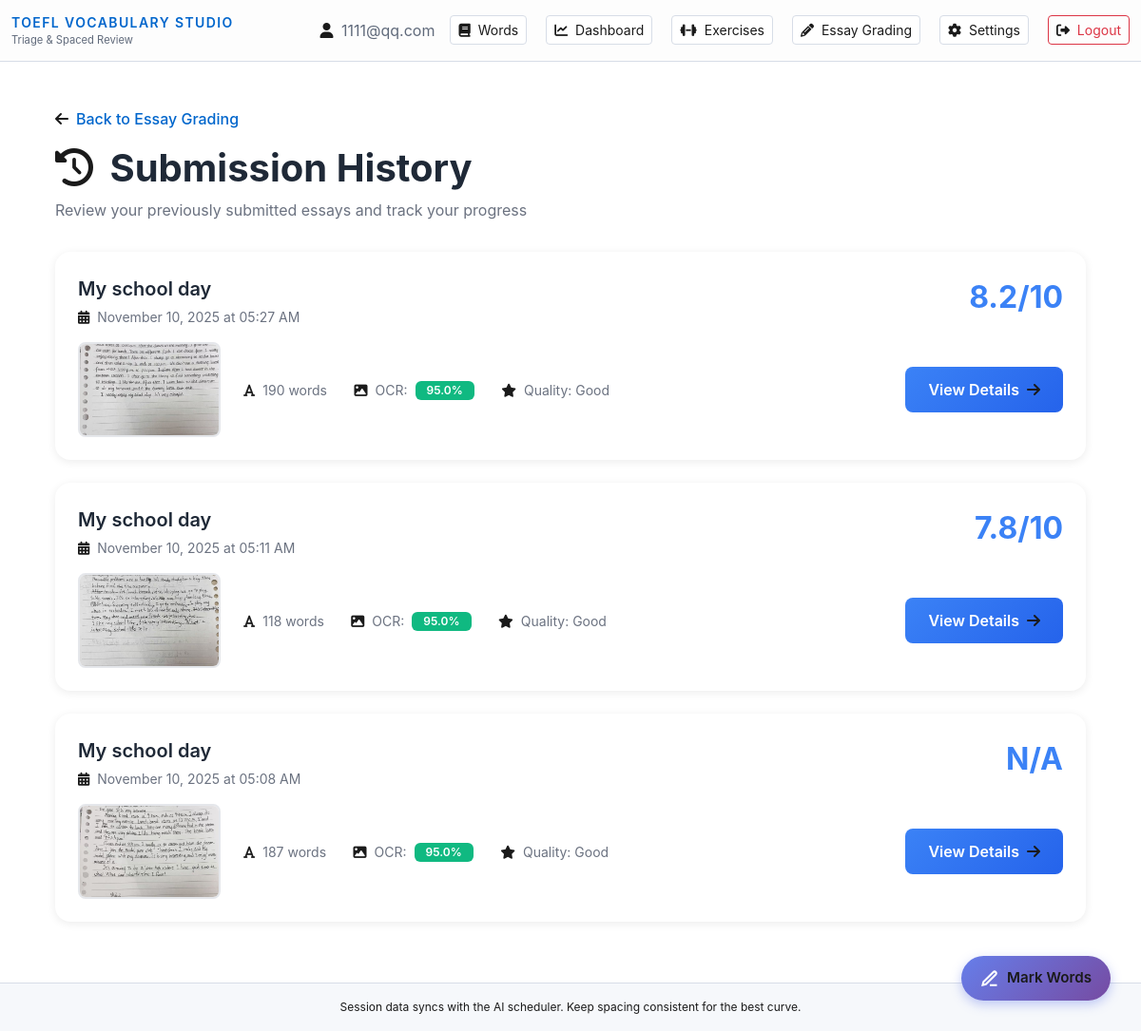
/essay-grading/history (signed in), run on the app's committed database.
### models.py (models this page shows, shortened)
class User(db.Model):
    __tablename__ = 'users'
    id = db.Column(db.Integer, primary_key=True, index=True)
    email = db.Column(db.String(255), unique=True, index=True, nullable=False)
    password_hash = db.Column(db.String(255), nullable=False)
    daily_goal = db.Column(db.Integer, default=20, nullable=False)
    created_at = db.Column(db.DateTime(timezone=True), default=utcnow, nullable=False)
    words = db.relationship('UserWord', back_populates='user', cascade='all, delete-orphan')
    reviews = db.relationship('ReviewLog', back_populates='user', cascade='all, delete-orphan')

class EssaySubmission(db.Model):
    __tablename__ = 'essay_submissions'
    id = db.Column(db.Integer, primary_key=True)
    user_id = db.Column(db.Integer, db.ForeignKey('users.id', ondelete='CASCADE'), nullable=False)
    topic = db.Column(db.Text, nullable=True)  # User-provided topic
    image_url = db.Column(db.String(500), nullable=False)  # Path to uploaded image
    extracted_text = db.Column(db.Text, nullable=False)  # OCR-extracted text
    ocr_confidence = db.Column(db.Float, nullable=True)  # OCR confidence score (0-1)
    word_count = db.Column(db.Integer, nullable=True)
    image_quality = db.Column(db.String(50), nullable=True)  # 'excellent', 'good', 'fair', 'poor'
    legibility_score = db.Column(db.Float, nullable=True)  # 0-1
    created_at = db.Column(db.DateTime(timezone=True), default=utcnow, nullable=False)
    user = db.relationship('User', backref='essay_submissions')
    grading = db.relationship('EssayGrading', back_populates='submission', uselist=False, cascade='all, delete-orphan')

class EssayGrading(db.Model):
    __tablename__ = 'essay_gradings'
    id = db.Column(db.Integer, primary_key=True)
    submission_id = db.Column(db.Integer, db.ForeignKey('essay_submissions.id', ondelete='CASCADE'), nullable=False, unique=True)
    corrected_text = db.Column(db.Text, nullable=True)  # Grammar and spelling corrected version
    corrections_made = db.Column(db.JSON, nullable=True)  # List of corrections made
    topic_relevance_score = db.Column(db.Float, nullable=True)  # 0-10
    topic_coverage = db.Column(db.Text, nullable=True)  # How well the essay addresses the topic
    missing_aspects = db.Column(db.JSON, nullable=True)  # List of aspects not covered
    grammar_score = db.Column(db.Float, nullable=True)  # 0-10
    vocabulary_score = db.Column(db.Float, nullable=True)  # 0-10
    organization_score = db.Column(db.Float, nullable=True)  # 0-10
    overall_score = db.Column(db.Float, nullable=True)  # 0-10
    grammar_issues = db.Column(db.JSON, nullable=True)  # List of grammar issues with corrections
    vocabulary_suggestions = db.Column(db.JSON, nullable=True)  # Vocabulary improvements
    organization_feedback = db.Column(db.Text, nullable=True)  # Structure and organization feedback
    content_feedback = db.Column(db.Text, nullable=True)  # Content quality feedback
    summary = db.Column(db.Text, nullable=True)  # Overall assessment
    strengths = db.Column(db.JSON, nullable=True)  # List of strengths
    improvements = db.Column(db.JSON, nullable=True)  # List of areas for improvement
    created_at = db.Column(db.DateTime(timezone=True), default=utcnow, nullable=False)
    submission = db.relationship('EssaySubmission', back_populates='grading')

### app.py (the view)
@app.route('/essay-grading/history')
@login_required
def essay_grading_history():
    from models import EssaySubmission
    user = get_current_user()
    if not user:
        return redirect(url_for('login'))
    submissions = EssaySubmission.query.filter_by(user_id=user.id).order_by(EssaySubmission.created_at.desc()).all()
    return render_template('essay_grading/history.html', submissions=submissions)

### app.py (called while the page is built)
@app.before_request
def _assign_request_id():
    rid = request.headers.get("X-Request-Id") or request.headers.get("CF-Ray") or uuid4().hex[:12]
    g.request_id = rid
    g._request_start = time.monotonic()

@app.after_request
def _log_request(response):
    start = getattr(g, "_request_start", None)
    if start is not None:
        elapsed_ms = int((time.monotonic() - start) * 1000)
        current_app.logger.info("%s %s -> %s (%sms)", request.method, request.path, response.status_code, elapsed_ms)
    response.headers["X-Request-Id"] = getattr(g, "request_id", "-")
    return response

### utils.py (called while the page is built)
def login_required(f):
    @wraps(f)
    def decorated_function(*args, **kwargs):
        if 'user_id' not in session:
            flash('Please log in to access this page.', 'warning')
            return redirect(url_for('login'))
        return f(*args, **kwargs)
    return decorated_function

def get_current_user():
    user_id = session.get('user_id')
    if user_id:
        return User.query.get(user_id)
    return None

### templates/essay_grading/history.html (shortened to what this page needs)
{% extends "base.html" %}
{% block content %}
<div class="history-container">
    <div class="page-header">
        <a href="{{ url_for('essay_grading_home') }}" class="back-link">
            <i class="fas fa-arrow-left"></i>
            Back to Essay Grading
        </a>
        <h1 class="page-title">
            <i class="fas fa-history me-2"></i>
            Submission History
        </h1>
        <p class="page-subtitle">Review your previously submitted essays and track your progress</p>
    </div>
    {% if submissions and submissions|length > 0 %}
    <div class="submissions-grid">
        {% for submission in submissions %}
        <a href="{{ url_for('essay_grading_feedback', submission_id=submission.id) }}" class="submission-card">
            <div class="submission-header">
                <div>
                    <div class="submission-topic">{{ submission.topic or 'Untitled Essay' }}</div>
                    <div class="submission-date">
                        <i class="fas fa-calendar-alt me-1"></i>
                        {{ submission.created_at.strftime('%B %d, %Y at %I:%M %p') if submission.created_at else 'Date unknown' }}
                    </div>
                </div>
                <div class="submission-score">
                    {% if submission.grading %}
                        {{ submission.grading.overall_score|round(1) }}/10
                    {% else %}
                        N/A
                    {% endif %}
                </div>
            </div>
            <div class="submission-body">
                <img src="{{ submission.image_url }}" alt="Essay thumbnail" class="submission-thumbnail">
                <div class="submission-details">
                    <div class="detail-item">
                        <i class="fas fa-font"></i>
                        {{ submission.word_count }} words
                    </div>
                    <div class="detail-item">
                        <i class="fas fa-image"></i>
                        OCR:
                        <span class="badge {% if submission.ocr_confidence >= 0.8 %}badge-success{% elif submission.ocr_confidence >= 0.6 %}badge-warning{% else %}badge-danger{% endif %}">
                            {{ (submission.ocr_confidence * 100)|round(1) if submission.ocr_confidence else 0 }}%
                        </span>
                    </div>
                    {% if submission.image_quality %}
                    <div class="detail-item">
                        <i class="fas fa-star"></i>
                        Quality: {{ submission.image_quality|title }}
                    </div>
                    {% endif %}
                </div>
                <div class="view-button">
                    View Details
                    <i class="fas fa-arrow-right"></i>
                </div>
            </div>
        </a>
        {% endfor %}
    </div>
    {% endif %}
</div>
{% endblock %}

### templates/base.html (shortened to what this page needs)
<!DOCTYPE html>
<html lang="en">
<head>
    <link href="https://cdn.jsdelivr.net/npm/bootstrap@5.3.2/dist/css/bootstrap.min.css" rel="stylesheet">
    <link href="https://cdnjs.cloudflare.com/ajax/libs/font-awesome/6.4.0/css/all.min.css" rel="stylesheet">
    <link rel="stylesheet" href="{{ url_for('static', filename='css/unfamiliar_words.css') }}">
</head>
<body>
    <nav class="navbar navbar-light">
        <div class="container-fluid">
            <a class="navbar-brand d-flex flex-column" href="{{ url_for('index') }}">
                <span class="brand-text">TOEFL Vocabulary Studio</span>
                <small class="text-muted" style="font-size: 0.7rem;">Triage & Spaced Review</small>
            </a>
            <div class="d-flex align-items-center gap-3">
                {% if session.user_id %}
                    <span class="text-muted">
                        <i class="fas fa-user me-1"></i>
                        {{ session.user_email }}
                    </span>
                    <a href="{{ url_for('browse_words') }}" class="btn btn-sm btn-outline-light me-1">
                        <i class="fas fa-book me-1"></i> Words
                    </a>
                    <a href="{{ url_for('main_dashboard') }}" class="btn btn-sm btn-outline-light me-1">
                        <i class="fas fa-chart-line me-1"></i> Dashboard
                    </a>
                    <a href="{{ url_for('exercises_hub') }}" class="btn btn-sm btn-outline-light me-1">
                        <i class="fas fa-dumbbell me-1"></i> Exercises
                    </a>
                    <a href="{{ url_for('essay_grading_home') }}" class="btn btn-sm btn-outline-light me-1">
                        <i class="fas fa-pencil-alt me-1"></i> Essay Grading
                    </a>
                    <a href="{{ url_for('settings') }}" class="btn btn-sm btn-outline-light me-1">
                        <i class="fas fa-cog me-1"></i> Settings
                    </a>
                    <a href="{{ url_for('logout') }}" class="btn btn-sm btn-outline-danger">
                        <i class="fas fa-sign-out-alt me-1"></i> Logout
                    </a>
                {% else %}
                    <a href="{{ url_for('login') }}" class="btn btn-sm btn-outline-light">Login</a>
                    <a href="{{ url_for('register') }}" class="btn btn-sm btn-primary">Register</a>
                {% endif %}
            </div>
        </div>
    </nav>
    <main class="container my-4">
        {% block content %}{% endblock %}
    </main>
    <footer class="footer text-center py-3 mt-5">
        <div class="container">
            Session data syncs with the AI scheduler. Keep spacing consistent for the best curve.
        </div>
    </footer>
</body>
</html>

### static/css/unfamiliar_words.css (style rules this page uses)
.word-selectable { cursor: text; user-select: text; }

### templates/base.html (style rules this page uses)
:root { --toefl-bg: #ffffff; --toefl-text: #1a1a1a; --toefl-text-light: #606a7b; --toefl-border: #d7dde7; --toefl-border-light: #e7ecf5; --toefl-primary: #0066cc; --toefl-primary-hover: #0052a3; --toefl-success: #28a745; --toefl-danger: #dc3545; --toefl-warning: #ffc107; --toefl-info: #17a2b8; --toefl-highlight: #fff6cc; --toefl-highlight-blue: #e3f1ff; --toefl-highlight-green: #e6f8ee; --toefl-gray-bg: #f6f8fb; --toefl-nav-bg: #fdfdfd; --slate-900: #f4f7fb; --slate-800: #ecf0f8; --slate-700: #e2e7f3; --slate-400: #6f7d96; --slate-300: #8291aa; --slate-200: #c9d4e6; --slate-100: #1a1f2b; --slate-700-rgb: 226, 231, 243; --teal-500: #0d9488; --teal-400: #0ea5e9; --teal-300: #38bdf8; --teal-200: #bae6fd; --amber-400: #f59e0b; --amber-300: #fbbf24; --amber-200: #fde68a; --rose-400: #fb7185; --rose-300: #fda4af; --rose-200: #fecdd3; --emerald-400: #34d399; --emerald-300: #6ee7b7; --cyan-400: #22d3ee; --purple: #a855f7; --purple-300: #c4b5fd; --blue: #2563eb; --blue-300: #60a5fa; --green: #22c55e; --orange: #fb923c; --gray-300: #d1d5db; --gray-200: #e5e7eb; }
body { background: var(--toefl-bg); color: var(--toefl-text); min-height: 100vh; font-family: -apple-system, BlinkMacSystemFont, 'Segoe UI', Roboto, Oxygen, Ubuntu, Cantarell, sans-serif; }
.navbar { background: var(--toefl-nav-bg); border-bottom: 1px solid var(--toefl-border); }
.text-muted { color: var(--toefl-text-light) !important; }
.brand-text { color: var(--toefl-primary); font-weight: 600; text-transform: uppercase; letter-spacing: 0.1em; font-size: 0.875rem; }
.footer { background: var(--toefl-gray-bg); border-top: 1px solid var(--toefl-border); color: var(--toefl-text-light); font-size: 0.75rem; }
p, h1, h2, h3, h4, h5, h6, label, span, div, li, td, th { color: var(--toefl-text); }
strong, b, em, i { color: var(--toefl-text); }
a:not(.btn) { color: var(--toefl-primary); }
.btn-outline-light { color: var(--toefl-text); border-color: var(--toefl-border); background: white; }
.btn-outline-danger { color: var(--toefl-danger); border-color: var(--toefl-danger); }

### templates/essay_grading/history.html (style rules this page uses)
.history-container { max-width: 1200px; margin: 2rem auto; padding: 1rem; }
.page-header { margin-bottom: 2rem; }
.back-link { display: inline-flex; align-items: center; gap: 0.5rem; color: #3b82f6; text-decoration: none; margin-bottom: 1rem; font-weight: 500; }
.page-title { font-size: 2.5rem; font-weight: 700; color: #1f2937; margin-bottom: 0.5rem; }
.page-subtitle { color: #6b7280; }
.submissions-grid { display: grid; gap: 1.5rem; }
.submission-card { background: white; border-radius: 1rem; padding: 1.5rem; box-shadow: 0 2px 10px rgba(0, 0, 0, 0.08); transition: transform 0.3s, box-shadow 0.3s; cursor: pointer; text-decoration: none; color: inherit; display: block; }
.submission-header { display: flex; justify-content: space-between; align-items: start; margin-bottom: 1rem; }
.submission-topic { font-size: 1.25rem; font-weight: 600; color: #1f2937; margin-bottom: 0.25rem; }
.submission-date { font-size: 0.875rem; color: #6b7280; }
.submission-score { font-size: 2rem; font-weight: 700; color: #3b82f6; }
.submission-body { display: grid; grid-template-columns: auto 1fr auto; gap: 1.5rem; align-items: center; }
.submission-thumbnail { width: 150px; height: 100px; object-fit: cover; border-radius: 0.5rem; border: 2px solid #e5e7eb; }
.submission-details { flex: 1; }
.detail-item { display: inline-flex; align-items: center; gap: 0.5rem; margin-right: 1.5rem; font-size: 0.875rem; color: #6b7280; }
.badge { padding: 0.25rem 0.75rem; border-radius: 0.375rem; font-weight: 600; font-size: 0.75rem; }
.badge-success { background: #10b981; color: white; }
.view-button { padding: 0.75rem 1.5rem; background: linear-gradient(135deg, #3b82f6 0%, #2563eb 100%); color: white; border-radius: 0.5rem; font-weight: 600; text-decoration: none; display: inline-flex; align-items: center; gap: 0.5rem; }

### data on the page
User: user_email "1111@qq.com"
EssaySubmission: topic "My school day", created_at "November 10, 2025 at 05:27 AM", grading.overall_score "8.2", image_url (picture), word_count "190", ocr_confidence "95.0", image_quality "Good"
EssaySubmission: topic "My school day", created_at "November 10, 2025 at 05:11 AM", grading.overall_score "7.8", image_url (picture), word_count "118", ocr_confidence "95.0", image_quality "Good"
EssaySubmission: topic "My school day", created_at "November 10, 2025 at 05:08 AM", shows "N/A", image_url (picture), word_count "187", ocr_confidence "95.0", image_quality "Good"
